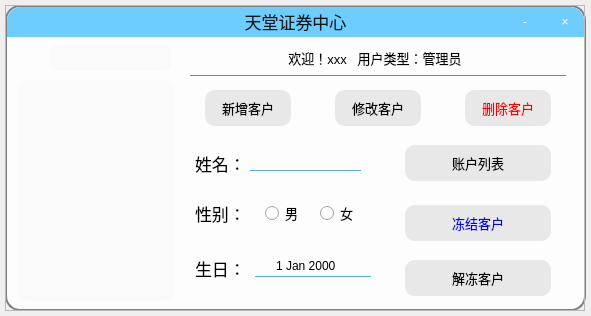
<?xml version="1.0" encoding="UTF-8"?>
<ui version="4.0">
 <class>Index_admin_user</class>
 <widget class="QWidget" name="Index_admin_user">
  <property name="geometry">
   <rect>
    <x>0</x>
    <y>0</y>
    <width>591</width>
    <height>316</height>
   </rect>
  </property>
  <property name="windowTitle">
   <string>天堂证券中心</string>
  </property>
  <widget class="QFrame" name="frame_window">
   <property name="geometry">
    <rect>
     <x>5</x>
     <y>5</y>
     <width>580</width>
     <height>306</height>
    </rect>
   </property>
   <property name="styleSheet">
    <string notr="true">QFrame[objectName=&quot;frame_window&quot;]
{
	border-radius:15px;
}</string>
   </property>
   <property name="frameShape">
    <enum>QFrame::StyledPanel</enum>
   </property>
   <property name="frameShadow">
    <enum>QFrame::Raised</enum>
   </property>
   <widget class="QPushButton" name="btn_close">
    <property name="geometry">
     <rect>
      <x>540</x>
      <y>2</y>
      <width>40</width>
      <height>30</height>
     </rect>
    </property>
    <property name="styleSheet">
     <string notr="true">QPushButton
{
	color:white;
	border-top-right-radius:14px;
	font: 20pt &quot;Calibri&quot;;/*字体*/
	background-color: rgba(255, 255, 255,0);/*背景色*/
	border:0px;
}
QPushButton:hover
{
	background-color: rgba(255, 255, 255,0.5);
	color: rgb(255, 0, 0);
}

</string>
    </property>
    <property name="text">
     <string>×</string>
    </property>
   </widget>
   <widget class="QPushButton" name="btn_minimize">
    <property name="geometry">
     <rect>
      <x>500</x>
      <y>2</y>
      <width>40</width>
      <height>30</height>
     </rect>
    </property>
    <property name="styleSheet">
     <string notr="true">QPushButton
{
	color:white;
	font: 20pt &quot;Calibri&quot;;/*字体*/
	background-color: rgba(255, 255, 255,0);/*背景色*/
	border:0px;
}
QPushButton:hover
{
	background-color: rgba(255, 255, 255,0.5);
	color: rgb(0, 0, 0)
}

</string>
    </property>
    <property name="text">
     <string>-</string>
    </property>
   </widget>
   <widget class="QLabel" name="lbl_title">
    <property name="geometry">
     <rect>
      <x>2</x>
      <y>2</y>
      <width>577</width>
      <height>30</height>
     </rect>
    </property>
    <property name="styleSheet">
     <string notr="true">font:17px;
color:rgb(20,20,20);
padding-bottom:1px;
border-top-left-radius:14px;
border-top-right-radius:14px;
background-color: rgb(110, 205, 255)</string>
    </property>
    <property name="text">
     <string>天堂证券中心</string>
    </property>
    <property name="alignment">
     <set>Qt::AlignCenter</set>
    </property>
   </widget>
   <widget class="QListView" name="lv_members">
    <property name="geometry">
     <rect>
      <x>13</x>
      <y>75</y>
      <width>156</width>
      <height>221</height>
     </rect>
    </property>
    <property name="styleSheet">
     <string notr="true">QListView
{
	border:0px solid gray;
	border-radius:10px;
	background-color: rgb(250, 250, 250);
	outline:0px;
}

QListView::item
{
	height:25px;
	border-radius:10px;
}

QListView::item:hover
{
	background-color: rgb(157, 213, 255);
	height:25px;
	border-radius:10px;
}

QListView::item:selected
{
	background-color: rgb(85, 170, 255);
	border-radius:10px;
	color:black;
}</string>
    </property>
   </widget>
   <widget class="QLineEdit" name="le_search">
    <property name="geometry">
     <rect>
      <x>45</x>
      <y>40</y>
      <width>121</width>
      <height>26</height>
     </rect>
    </property>
    <property name="styleSheet">
     <string notr="true">border:0px solid gray;
border-radius:7px;
padding-left:3px;
padding-bottom:2px;
font:13px;
background-color: rgb(250, 250, 250);</string>
    </property>
    <property name="text">
     <string/>
    </property>
   </widget>
   <widget class="QPushButton" name="btn_add_user">
    <property name="geometry">
     <rect>
      <x>200</x>
      <y>85</y>
      <width>86</width>
      <height>36</height>
     </rect>
    </property>
    <property name="styleSheet">
     <string notr="true">QPushButton
{
	border:0px solid gray;
	border-radius:10px;
	background-color: rgb(232, 232, 232);
	font:13px;
}
QPushButton::hover
{
	border:2px solid rgb(0, 170, 255);
}
</string>
    </property>
    <property name="text">
     <string>新增客户</string>
    </property>
   </widget>
   <widget class="QPushButton" name="btn_remove_user">
    <property name="geometry">
     <rect>
      <x>460</x>
      <y>85</y>
      <width>86</width>
      <height>36</height>
     </rect>
    </property>
    <property name="styleSheet">
     <string notr="true">QPushButton
{
	border:0px solid gray;
	border-radius:10px;
	background-color: rgb(232, 232, 232);
	color:red;
	font:13px;
}
QPushButton::hover
{
	border:2px solid red;
}
</string>
    </property>
    <property name="text">
     <string>删除客户</string>
    </property>
   </widget>
   <widget class="QPushButton" name="btn_edit_user">
    <property name="geometry">
     <rect>
      <x>330</x>
      <y>85</y>
      <width>86</width>
      <height>36</height>
     </rect>
    </property>
    <property name="styleSheet">
     <string notr="true">QPushButton
{
	border:0px solid gray;
	border-radius:10px;
	background-color: rgb(232, 232, 232);
	font:13px;
}
QPushButton::hover
{
	border:2px solid rgb(0, 170, 255);
}
</string>
    </property>
    <property name="text">
     <string>修改客户</string>
    </property>
   </widget>
   <widget class="QDateEdit" name="de_birthday">
    <property name="geometry">
     <rect>
      <x>250</x>
      <y>250</y>
      <width>116</width>
      <height>22</height>
     </rect>
    </property>
    <property name="styleSheet">
     <string notr="true">background-color: rgba(255, 255, 255,0);
border:1px solid white;
border-left-color: rgba(255, 255, 255,0);
border-right-color: rgba(255, 255, 255,0);
border-top-color: rgba(255, 255, 255,0);
border-bottom-color: rgb(85, 170, 255);
font: 15pt &quot;Calibri&quot;;</string>
    </property>
    <property name="alignment">
     <set>Qt::AlignCenter</set>
    </property>
   </widget>
   <widget class="QRadioButton" name="rb_male">
    <property name="geometry">
     <rect>
      <x>260</x>
      <y>195</y>
      <width>51</width>
      <height>26</height>
     </rect>
    </property>
    <property name="styleSheet">
     <string notr="true">font:13px</string>
    </property>
    <property name="text">
     <string>男</string>
    </property>
   </widget>
   <widget class="QRadioButton" name="rb_female">
    <property name="geometry">
     <rect>
      <x>315</x>
      <y>195</y>
      <width>51</width>
      <height>26</height>
     </rect>
    </property>
    <property name="styleSheet">
     <string notr="true">font:13px</string>
    </property>
    <property name="text">
     <string>女</string>
    </property>
   </widget>
   <widget class="QLineEdit" name="le_name">
    <property name="geometry">
     <rect>
      <x>245</x>
      <y>140</y>
      <width>111</width>
      <height>26</height>
     </rect>
    </property>
    <property name="styleSheet">
     <string notr="true">QLineEdit
{
	
	background-color: rgba(255, 255, 255,0);
	border:1px solid white;
	border-left-color: rgba(255, 255, 255,0);
	border-right-color: rgba(255, 255, 255,0);
	border-top-color: rgba(255, 255, 255,0);
	border-bottom-color: rgb(85, 170, 255);
	font: 15pt &quot;Calibri&quot;;
}

QLineEdit:hover
{
	border-bottom-color: rgba(85, 170, 255,0.6);
}</string>
    </property>
    <property name="alignment">
     <set>Qt::AlignCenter</set>
    </property>
   </widget>
   <widget class="QLabel" name="lbl_name">
    <property name="geometry">
     <rect>
      <x>190</x>
      <y>145</y>
      <width>66</width>
      <height>26</height>
     </rect>
    </property>
    <property name="styleSheet">
     <string notr="true">font:17px;</string>
    </property>
    <property name="text">
     <string>姓名：</string>
    </property>
   </widget>
   <widget class="QLabel" name="lbl_birthday">
    <property name="geometry">
     <rect>
      <x>190</x>
      <y>250</y>
      <width>66</width>
      <height>26</height>
     </rect>
    </property>
    <property name="styleSheet">
     <string notr="true">font:17px;</string>
    </property>
    <property name="text">
     <string>生日：</string>
    </property>
   </widget>
   <widget class="QLabel" name="lbl_sex">
    <property name="geometry">
     <rect>
      <x>190</x>
      <y>195</y>
      <width>66</width>
      <height>26</height>
     </rect>
    </property>
    <property name="styleSheet">
     <string notr="true">font:17px;</string>
    </property>
    <property name="text">
     <string>性别：</string>
    </property>
   </widget>
   <widget class="QPushButton" name="btn_account_list">
    <property name="geometry">
     <rect>
      <x>400</x>
      <y>140</y>
      <width>146</width>
      <height>36</height>
     </rect>
    </property>
    <property name="styleSheet">
     <string notr="true">QPushButton
{
	border:0px solid gray;
	border-radius:10px;
	background-color: rgb(232, 232, 232);
	font:13px;
}
QPushButton::hover
{
	border:2px solid rgb(0, 170, 255);
}
</string>
    </property>
    <property name="text">
     <string>账户列表</string>
    </property>
   </widget>
   <widget class="QPushButton" name="btn_freeze_user">
    <property name="geometry">
     <rect>
      <x>400</x>
      <y>200</y>
      <width>146</width>
      <height>36</height>
     </rect>
    </property>
    <property name="styleSheet">
     <string notr="true">QPushButton
{
	border:0px solid gray;
	border-radius:10px;
	background-color: rgb(232, 232, 232);
	color:blue;
	font:13px;
}
QPushButton::hover
{
	border:2px solid blue;
}
</string>
    </property>
    <property name="text">
     <string>冻结客户</string>
    </property>
   </widget>
   <widget class="QPushButton" name="btn_unfreeze_user">
    <property name="geometry">
     <rect>
      <x>400</x>
      <y>255</y>
      <width>146</width>
      <height>36</height>
     </rect>
    </property>
    <property name="styleSheet">
     <string notr="true">QPushButton
{
	border:0px solid gray;
	border-radius:10px;
	background-color: rgb(232, 232, 232);
	font:13px;
}
QPushButton::hover
{
	border:2px solid rgb(0, 170, 255);
}
</string>
    </property>
    <property name="text">
     <string>解冻客户</string>
    </property>
   </widget>
   <zorder>lbl_title</zorder>
   <zorder>btn_close</zorder>
   <zorder>btn_minimize</zorder>
   <zorder>lv_members</zorder>
   <zorder>le_search</zorder>
   <zorder>btn_add_user</zorder>
   <zorder>btn_remove_user</zorder>
   <zorder>btn_edit_user</zorder>
   <zorder>de_birthday</zorder>
   <zorder>rb_male</zorder>
   <zorder>rb_female</zorder>
   <zorder>le_name</zorder>
   <zorder>lbl_name</zorder>
   <zorder>lbl_birthday</zorder>
   <zorder>lbl_sex</zorder>
   <zorder>btn_account_list</zorder>
   <zorder>btn_freeze_user</zorder>
   <zorder>btn_unfreeze_user</zorder>
  </widget>
  <widget class="QFrame" name="frame_blur">
   <property name="geometry">
    <rect>
     <x>5</x>
     <y>5</y>
     <width>581</width>
     <height>306</height>
    </rect>
   </property>
   <property name="styleSheet">
    <string notr="true">background-color:rgba(255, 255, 255,0.9);
border:2px solid gray;
border-radius:15px;</string>
   </property>
   <property name="frameShape">
    <enum>QFrame::StyledPanel</enum>
   </property>
   <property name="frameShadow">
    <enum>QFrame::Raised</enum>
   </property>
  </widget>
  <widget class="QLabel" name="lbl_search">
   <property name="geometry">
    <rect>
     <x>18</x>
     <y>48</y>
     <width>23</width>
     <height>23</height>
    </rect>
   </property>
   <property name="styleSheet">
    <string notr="true">border-image:url(Resources/find_25x25.png);</string>
   </property>
   <property name="text">
    <string/>
   </property>
  </widget>
  <widget class="QLabel" name="lbl_welcome">
   <property name="geometry">
    <rect>
     <x>200</x>
     <y>45</y>
     <width>350</width>
     <height>26</height>
    </rect>
   </property>
   <property name="styleSheet">
    <string notr="true">background-color: rgba(85, 255, 255,0);
border:0px;
font: 13px;</string>
   </property>
   <property name="text">
    <string>欢迎！xxx   用户类型：管理员</string>
   </property>
   <property name="alignment">
    <set>Qt::AlignCenter</set>
   </property>
  </widget>
  <widget class="QLabel" name="lbl_state_div">
   <property name="geometry">
    <rect>
     <x>190</x>
     <y>75</y>
     <width>376</width>
     <height>1</height>
    </rect>
   </property>
   <property name="styleSheet">
    <string notr="true">background-color: rgba(85, 255, 255,0);
border:1px solid gray;
font: 13px;</string>
   </property>
   <property name="text">
    <string/>
   </property>
   <property name="alignment">
    <set>Qt::AlignCenter</set>
   </property>
  </widget>
  <zorder>frame_blur</zorder>
  <zorder>frame_window</zorder>
  <zorder>lbl_search</zorder>
  <zorder>lbl_state_div</zorder>
  <zorder>lbl_welcome</zorder>
 </widget>
 <layoutdefault spacing="6" margin="11"/>
 <resources/>
 <connections>
  <connection>
   <sender>btn_minimize</sender>
   <signal>clicked()</signal>
   <receiver>Index_admin_user</receiver>
   <slot>btn_minimize_click()</slot>
   <hints>
    <hint type="sourcelabel">
     <x>544</x>
     <y>17</y>
    </hint>
    <hint type="destinationlabel">
     <x>590</x>
     <y>0</y>
    </hint>
   </hints>
  </connection>
  <connection>
   <sender>btn_close</sender>
   <signal>clicked()</signal>
   <receiver>Index_admin_user</receiver>
   <slot>btn_close_click()</slot>
   <hints>
    <hint type="sourcelabel">
     <x>584</x>
     <y>20</y>
    </hint>
    <hint type="destinationlabel">
     <x>590</x>
     <y>0</y>
    </hint>
   </hints>
  </connection>
  <connection>
   <sender>lv_members</sender>
   <signal>clicked(QModelIndex)</signal>
   <receiver>Index_admin_user</receiver>
   <slot>lv_members_click(QModelIndex)</slot>
   <hints>
    <hint type="sourcelabel">
     <x>115</x>
     <y>106</y>
    </hint>
    <hint type="destinationlabel">
     <x>139</x>
     <y>0</y>
    </hint>
   </hints>
  </connection>
  <connection>
   <sender>btn_add_user</sender>
   <signal>clicked()</signal>
   <receiver>Index_admin_user</receiver>
   <slot>btn_add_user_click()</slot>
   <hints>
    <hint type="sourcelabel">
     <x>224</x>
     <y>107</y>
    </hint>
    <hint type="destinationlabel">
     <x>203</x>
     <y>0</y>
    </hint>
   </hints>
  </connection>
  <connection>
   <sender>btn_remove_user</sender>
   <signal>clicked()</signal>
   <receiver>Index_admin_user</receiver>
   <slot>btn_remove_user_click()</slot>
   <hints>
    <hint type="sourcelabel">
     <x>501</x>
     <y>117</y>
    </hint>
    <hint type="destinationlabel">
     <x>291</x>
     <y>0</y>
    </hint>
   </hints>
  </connection>
  <connection>
   <sender>btn_edit_user</sender>
   <signal>clicked()</signal>
   <receiver>Index_admin_user</receiver>
   <slot>btn_edit_user_click()</slot>
   <hints>
    <hint type="sourcelabel">
     <x>385</x>
     <y>116</y>
    </hint>
    <hint type="destinationlabel">
     <x>257</x>
     <y>0</y>
    </hint>
   </hints>
  </connection>
  <connection>
   <sender>btn_account_list</sender>
   <signal>clicked()</signal>
   <receiver>Index_admin_user</receiver>
   <slot>btn_account_list_click()</slot>
   <hints>
    <hint type="sourcelabel">
     <x>484</x>
     <y>168</y>
    </hint>
    <hint type="destinationlabel">
     <x>433</x>
     <y>0</y>
    </hint>
   </hints>
  </connection>
  <connection>
   <sender>btn_freeze_user</sender>
   <signal>clicked()</signal>
   <receiver>Index_admin_user</receiver>
   <slot>btn_freeze_user_click()</slot>
   <hints>
    <hint type="sourcelabel">
     <x>434</x>
     <y>213</y>
    </hint>
    <hint type="destinationlabel">
     <x>480</x>
     <y>-18</y>
    </hint>
   </hints>
  </connection>
  <connection>
   <sender>btn_unfreeze_user</sender>
   <signal>clicked()</signal>
   <receiver>Index_admin_user</receiver>
   <slot>btn_unfreeze_user_click()</slot>
   <hints>
    <hint type="sourcelabel">
     <x>519</x>
     <y>279</y>
    </hint>
    <hint type="destinationlabel">
     <x>595</x>
     <y>270</y>
    </hint>
   </hints>
  </connection>
 </connections>
 <slots>
  <slot>btn_minimize_click()</slot>
  <slot>btn_close_click()</slot>
  <slot>lv_members_click(QModelIndex)</slot>
  <slot>btn_add_user_click()</slot>
  <slot>btn_remove_user_click()</slot>
  <slot>btn_edit_user_click()</slot>
  <slot>btn_account_list_click()</slot>
  <slot>btn_freeze_user_click()</slot>
  <slot>btn_unfreeze_user_click()</slot>
 </slots>
</ui>
